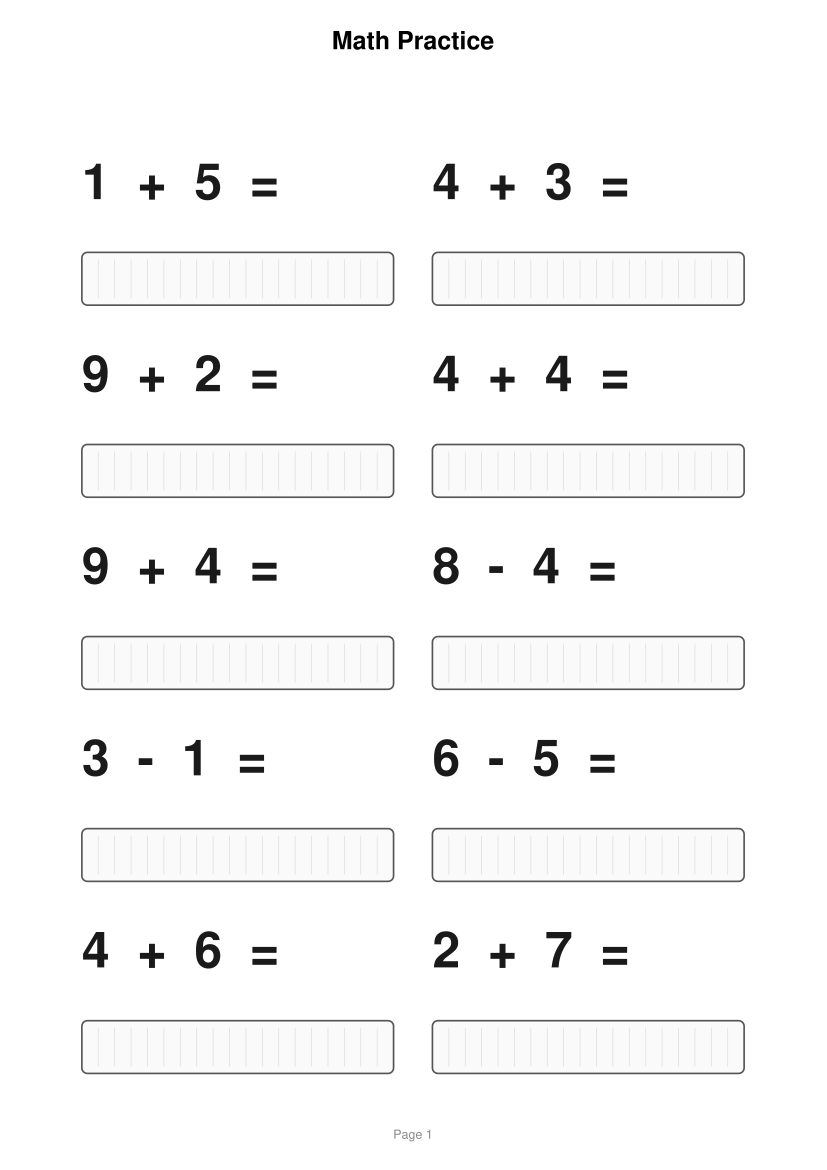

Here is the Python script that generated this plot:
#!/usr/bin/env python3
"""
Math Worksheet PDF Generator
Generates printable A4 pages with single-digit addition and subtraction problems.
Each problem includes a wide rectangle for kids to draw tally marks.
"""

import random
import argparse
from reportlab.lib.pagesizes import A4
from reportlab.lib import colors
from reportlab.pdfgen import canvas

PAGE_W, PAGE_H = A4          # 595.28 x 841.89 pts
MARGIN = 45
COLS = 2
ROWS = 5
PROBLEMS_PER_PAGE = COLS * ROWS

CELL_W = (PAGE_W - 2 * MARGIN) / COLS
CELL_H = (PAGE_H - 2 * MARGIN - 60) / ROWS  # 60pt reserved for header

PROBLEM_FONT_SIZE = 36
RECT_HEIGHT = 38
RECT_CORNER_RADIUS = 4


def make_problems(count: int, op_mix: str) -> list[tuple[str, int, int]]:
    """Return a list of (operator, a, b) tuples of single-digit problems."""
    ops = []
    if op_mix == "add":
        ops = ["+"]
    elif op_mix == "sub":
        ops = ["-"]
    else:
        ops = ["+", "-"]

    problems = []
    while len(problems) < count:
        op = random.choice(ops)
        a = random.randint(1, 9)
        b = random.randint(1, 9)
        if op == "-":
            # keep result >= 0 and avoid trivial x - x = 0
            if a < b:
                a, b = b, a
            if a == b:
                continue
        problems.append((op, a, b))
    return problems


def draw_page(c: canvas.Canvas, problems: list, page_num: int,
              title: str, show_page_num: bool) -> None:
    """Draw one A4 page of problems onto canvas c."""
    c.setFont("Helvetica-Bold", 18)
    c.drawCentredString(PAGE_W / 2, PAGE_H - MARGIN + 10, title)

    for idx, (op, a, b) in enumerate(problems):
        col = idx % COLS
        row = idx // COLS

        # Top-left corner of this cell
        cell_x = MARGIN + col * CELL_W
        cell_y = PAGE_H - MARGIN - 50 - (row + 1) * CELL_H  # bottom of cell

        # --- Problem text ---
        problem_text = f"{a}  {op}  {b}  ="
        c.setFont("Helvetica-Bold", PROBLEM_FONT_SIZE)
        text_y = cell_y + CELL_H - PROBLEM_FONT_SIZE - 12
        c.setFillColor(colors.HexColor("#1a1a1a"))
        c.drawString(cell_x + 14, text_y, problem_text)

        # --- Counting rectangle ---
        rect_x = cell_x + 14
        rect_y = cell_y + 14
        rect_w = CELL_W - 28
        c.setStrokeColor(colors.HexColor("#555555"))
        c.setLineWidth(1.2)
        c.setFillColor(colors.HexColor("#fafafa"))
        c.roundRect(rect_x, rect_y, rect_w, RECT_HEIGHT,
                    RECT_CORNER_RADIUS, stroke=1, fill=1)

        # Light vertical guide lines inside rectangle (evenly spaced)
        num_guides = 18
        guide_spacing = rect_w / (num_guides + 1)
        c.setStrokeColor(colors.HexColor("#dddddd"))
        c.setLineWidth(0.5)
        for g in range(1, num_guides + 1):
            gx = rect_x + g * guide_spacing
            c.line(gx, rect_y + 5, gx, rect_y + RECT_HEIGHT - 5)

    if show_page_num:
        c.setFont("Helvetica", 9)
        c.setFillColor(colors.HexColor("#888888"))
        c.drawCentredString(PAGE_W / 2, 22, f"Page {page_num}")


def generate_worksheet(
    output_path: str = "math_worksheet.pdf",
    num_pages: int = 4,
    op_mix: str = "both",
    title: str = "Math Practice",
    show_page_numbers: bool = True,
    seed: int | None = None,
) -> str:
    if seed is not None:
        random.seed(seed)

    total_problems = num_pages * PROBLEMS_PER_PAGE
    all_problems = make_problems(total_problems, op_mix)

    c = canvas.Canvas(output_path, pagesize=A4)
    c.setTitle(title)
    c.setAuthor("Math Worksheet Generator")

    for page in range(num_pages):
        start = page * PROBLEMS_PER_PAGE
        page_problems = all_problems[start: start + PROBLEMS_PER_PAGE]
        draw_page(c, page_problems, page + 1, title, show_page_numbers)
        c.showPage()

    c.save()
    return output_path


def main():
    parser = argparse.ArgumentParser(
        description="Generate printable A4 math worksheets for kids."
    )
    parser.add_argument("-o", "--output", default="math_worksheet.pdf",
                        help="Output PDF filename (default: math_worksheet.pdf)")
    parser.add_argument("-p", "--pages", type=int, default=4,
                        help="Number of pages to generate (default: 4)")
    parser.add_argument("--ops", choices=["add", "sub", "both"], default="both",
                        help="Which operations to include (default: both)")
    parser.add_argument("--title", default="Math Practice",
                        help="Worksheet title shown on each page")
    parser.add_argument("--no-page-numbers", action="store_true",
                        help="Omit page numbers from footer")
    parser.add_argument("--seed", type=int, default=None,
                        help="Random seed for reproducible worksheets")
    args = parser.parse_args()

    path = generate_worksheet(
        output_path=args.output,
        num_pages=args.pages,
        op_mix=args.ops,
        title=args.title,
        show_page_numbers=not args.no_page_numbers,
        seed=args.seed,
    )
    print(f"Saved: {path}  ({args.pages} pages, {args.pages * PROBLEMS_PER_PAGE} problems)")


if __name__ == "__main__":
    main()
